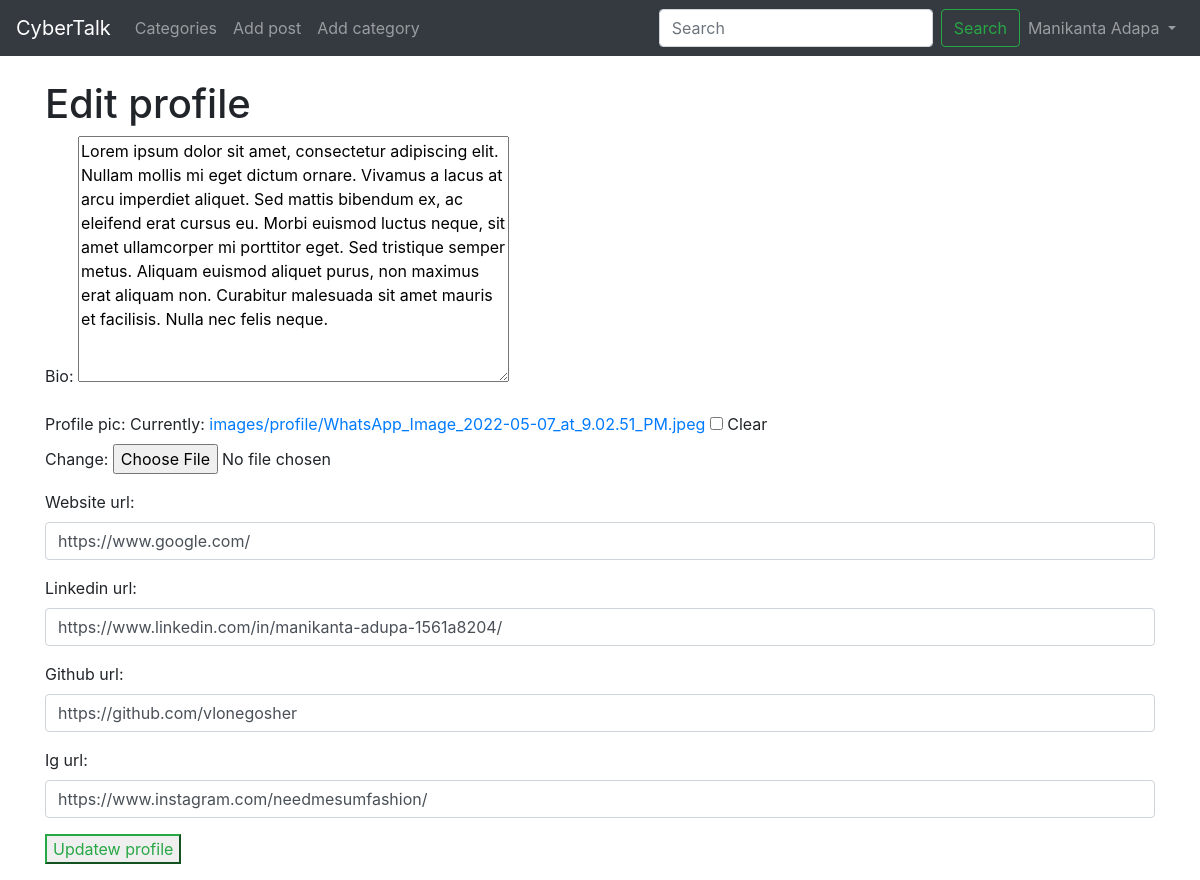
Page /members/1/edit_profile_page/ (signed in) on the committed database.
### theblog/models.py (models this page shows, shortened)
class Profile(models.Model):
    user=models.OneToOneField(User,null=True,on_delete=models.CASCADE)
    bio=models.TextField()
    profile_pic=models.ImageField(null=True, blank=True,upload_to='images/profile/')
    website_url=models.CharField(max_length=255,null=True,blank=True)
    linkedin_url=models.CharField(max_length=255,null=True,blank=True)
    github_url=models.CharField(max_length=255,null=True,blank=True)
    ig_url=models.CharField(max_length=255,null=True,blank=True)
    xyz=models.CharField(max_length=200,null=True)

### members/views.py (the view)
# urls.py: path('<int:pk>/edit_profile_page/',EditProfilePageView.as_view(),name='edit_profile_page'),
class EditProfilePageView(generic.UpdateView):
    model=Profile
    template_name='registration/edit_profile_page.html'
    form_class=ProfilePageForm
    success_url=reverse_lazy('home')

### members/forms.py
class ProfilePageForm(forms.ModelForm):
    class Meta:
        model=Profile
        fields=['bio','profile_pic','website_url','linkedin_url','github_url','ig_url']
        widgets={
            'bio ': forms.Textarea(attrs={'class':'form-control', 'placeholder':'Enter here...'}),
            'website_url': forms.TextInput(attrs={'class':'form-control'}),
            'linkedin_url': forms.TextInput(attrs={'class':'form-control'}),
            'github_url': forms.TextInput(attrs={'class':'form-control'}),
            'ig_url': forms.TextInput(attrs={'class':'form-control'}),
        }

### members/templates/registration/edit_profile_page.html (shortened to what this page needs)
{% extends 'base.html' %}
{% block content %}
{% if user.is_authenticated %}
    <h1>Edit profile</h1>
    <div class="form-group">
        <form method="POST" enctype="multipart/form-data">
            {{ form.as_p }}
            <button type="submit" class="btn-outline-success">Updatew profile</button>
        </form>
    </div>
{% else %}
<h3>You cannot access this page.</h3>
{% endif %}
{% endblock %}

### theblog/templates/base.html (shortened to what this page needs)
<!doctype html>
<html lang="en">
<head>
    <link rel="stylesheet" href="https://cdn.jsdelivr.net/npm/bootstrap@4.6.2/dist/css/bootstrap.min.css"
>
</head>
<body>
    <nav class="navbar navbar-expand-lg navbar-dark bg-dark">
        <a class="navbar-brand" href="{% url 'home' %}">CyberTalk</a>
        <div class="collapse navbar-collapse" id="navbarSupportedContent">
            <ul class="navbar-nav mr-auto">
                {% if cat_menu %}
                <li class="nav-item dropdown">
                    <a class="nav-link dropdown-toggle" href="#" role="button" data-toggle="dropdown"
                        aria-expanded="false">
                        Categories
                    </a>
                    <div class="dropdown-menu">
                        {%for item in cat_menu%}
                        <a class="dropdown-item" href="{% url 'category' item|slugify %}">{{item}}</a>
                        {%endfor%}
                    </div>
                </li>
                {% else %}
                <li class="nav-item">
                    <a class="nav-link" href="{% url 'category_list' %}">Categories</a>
                </li>
                {%endif%}
                {% if user.is_authenticated %}
                <li class="nav-item">
                    <a class="nav-link" href="{% url 'add_post' %}">Add post</a>
                </li>
                <li class="nav-item">
                    <a class="nav-link" href="{% url 'add_category' %}">Add category</a>
                </li>
                {% endif %}
            </ul>
            <form class="form-inline my-2 my-lg-0" method=POST action="{% url 'search_view' %}">
                <input class="form-control mr-sm-2" type="search" placeholder="Search" aria-label="Search"
                    name="searched">
                <button class="btn btn-outline-success my-2 my-sm-0" type="submit">Search</button>
                {% if user.is_authenticated %}
                <ul class="navbar-nav ml-auto">
                    <li class="nav-item dropdown">
                        <a class="nav-link dropdown-toggle" href="#" role="button" data-toggle="dropdown"
                            aria-expanded="false">
                            {{user.first_name}} {{user.last_name}}
                        </a>
                    </li>
                </ul>
                {% endif %}
            </form>
        </div>
    </nav>
    <br>
    <div class="container">
        {% block content %}
        {% endblock %}
    </div>
</body>
</html>

### rows in the picture
Profile: bio "Lorem ipsum dolor sit amet, consectetur adipiscing elit. Nullam mollis mi eget dictum ornare. Vivamus a lacus at arcu imperdiet aliquet. Sed mattis bibendum ex, ac eleifend erat cursus eu. Morbi euismod luctus neque, sit amet ullamcorper mi porttitor eget. Sed tristique semper metus. Aliquam euismod aliquet purus, non maximus erat aliquam non. Curabitur malesuada sit amet mauris et facilisis. Nulla nec felis neque.", website_url "https://www.google.com/", linkedin_url "https://www.linkedin.com/in/manikanta-adupa-1561a8204/", github_url "https://github.com/vlonegosher", ig_url "https://www.instagram.com/needmesumfashion/"

### other values in the picture
{{ user.first_name }} "Manikanta"
{{ user.last_name }} "Adapa"
